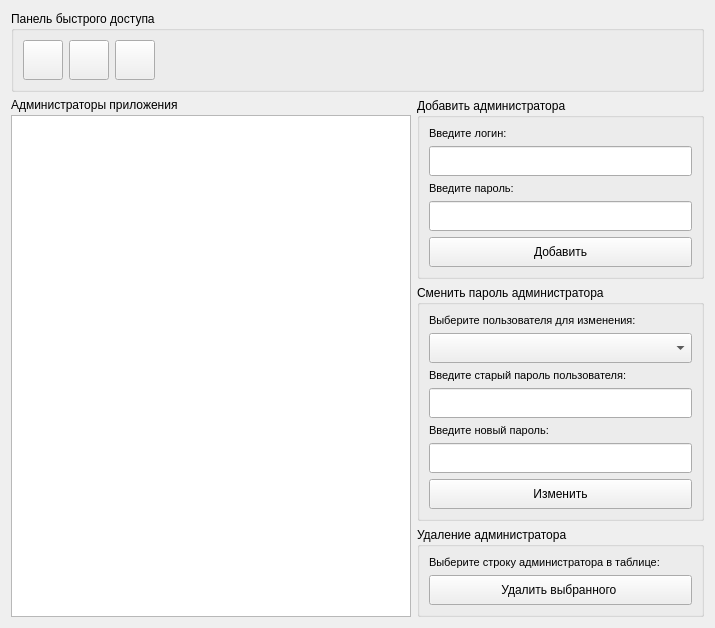
      <widget class="QWidget" name="tabSettings">
       <attribute name="title">
        <string>Настройки</string>
       </attribute>
       <layout class="QVBoxLayout" name="verticalLayout_15">
        <item>
         <widget class="QGroupBox" name="groupBox_5">
          <property name="minimumSize">
           <size>
            <width>0</width>
            <height>80</height>
           </size>
          </property>
          <property name="title">
           <string>Панель быстрого доступа</string>
          </property>
          <layout class="QHBoxLayout" name="horizontalLayout_3">
           <item>
            <widget class="QPushButton" name="pushButton_5">
             <property name="minimumSize">
              <size>
               <width>40</width>
               <height>40</height>
              </size>
             </property>
             <property name="maximumSize">
              <size>
               <width>40</width>
               <height>40</height>
              </size>
             </property>
             <property name="toolTip">
              <string>Обратить с тех поддержку</string>
             </property>
             <property name="text">
              <string/>
             </property>
             <property name="icon">
              <iconset resource="../../Resources/img.qrc">
               <normaloff>:/icons/img/support.png</normaloff>:/icons/img/support.png</iconset>
             </property>
             <property name="iconSize">
              <size>
               <width>25</width>
               <height>25</height>
              </size>
             </property>
            </widget>
           </item>
           <item>
            <widget class="QPushButton" name="pushButton_6">
             <property name="minimumSize">
              <size>
               <width>40</width>
               <height>40</height>
              </size>
             </property>
             <property name="maximumSize">
              <size>
               <width>40</width>
               <height>40</height>
              </size>
             </property>
             <property name="text">
              <string/>
             </property>
             <property name="icon">
              <iconset resource="../../Resources/img.qrc">
               <normaloff>:/icons/img/font.png</normaloff>:/icons/img/font.png</iconset>
             </property>
             <property name="iconSize">
              <size>
               <width>25</width>
               <height>25</height>
              </size>
             </property>
            </widget>
           </item>
           <item>
            <widget class="QPushButton" name="pushButton_7">
             <property name="minimumSize">
              <size>
               <width>40</width>
               <height>40</height>
              </size>
             </property>
             <property name="text">
              <string/>
             </property>
            </widget>
           </item>
           <item>
            <spacer name="horizontalSpacer_2">
             <property name="orientation">
              <enum>Qt::Horizontal</enum>
             </property>
             <property name="sizeHint" stdset="0">
              <size>
               <width>537</width>
               <height>20</height>
              </size>
             </property>
            </spacer>
           </item>
          </layout>
         </widget>
        </item>
        <item>
         <layout class="QHBoxLayout" name="horizontalLayout_4">
          <item>
           <layout class="QVBoxLayout" name="verticalLayout_3">
            <property name="spacing">
             <number>3</number>
            </property>
            <item>
             <widget class="QLabel" name="label_2">
              <property name="text">
               <string>Администраторы приложения</string>
              </property>
             </widget>
            </item>
            <item>
             <widget class="QTableView" name="tableAdministrators">
              <property name="enabled">
               <bool>true</bool>
              </property>
              <property name="minimumSize">
               <size>
                <width>400</width>
                <height>0</height>
               </size>
              </property>
              <property name="editTriggers">
               <set>QAbstractItemView::NoEditTriggers</set>
              </property>
              <property name="gridStyle">
               <enum>Qt::SolidLine</enum>
              </property>
             </widget>
            </item>
           </layout>
          </item>
          <item>
           <widget class="QWidget" name="widget_2" native="true">
            <property name="minimumSize">
             <size>
              <width>250</width>
              <height>0</height>
             </size>
            </property>
            <property name="maximumSize">
             <size>
              <width>400</width>
              <height>16777215</height>
             </size>
            </property>
            <layout class="QVBoxLayout" name="verticalLayout_10">
             <property name="leftMargin">
              <number>0</number>
             </property>
             <property name="topMargin">
              <number>0</number>
             </property>
             <property name="rightMargin">
              <number>0</number>
             </property>
             <property name="bottomMargin">
              <number>0</number>
             </property>
             <item>
              <widget class="QGroupBox" name="groupBox_6">
               <property name="title">
                <string>Добавить администратора</string>
               </property>
               <layout class="QVBoxLayout" name="verticalLayout_11">
                <item>
                 <widget class="QLabel" name="label_3">
                  <property name="font">
                   <font>
                    <pointsize>8</pointsize>
                   </font>
                  </property>
                  <property name="text">
                   <string>Введите логин:</string>
                  </property>
                 </widget>
                </item>
                <item>
                 <widget class="QLineEdit" name="editAdminLogin">
                  <property name="minimumSize">
                   <size>
                    <width>0</width>
                    <height>30</height>
                   </size>
                  </property>
                  <property name="maxLength">
                   <number>24</number>
                  </property>
                 </widget>
                </item>
                <item>
                 <widget class="QLabel" name="label_4">
                  <property name="font">
                   <font>
                    <pointsize>8</pointsize>
                   </font>
                  </property>
                  <property name="text">
                   <string>Введите пароль:</string>
                  </property>
                 </widget>
                </item>
                <item>
                 <widget class="QLineEdit" name="editAdminPassword">
                  <property name="minimumSize">
                   <size>
                    <width>0</width>
                    <height>30</height>
                   </size>
                  </property>
                  <property name="maxLength">
                   <number>24</number>
                  </property>
                  <property name="echoMode">
                   <enum>QLineEdit::Password</enum>
                  </property>
                 </widget>
                </item>
                <item>
                 <widget class="QPushButton" name="btnAddAdmin">
                  <property name="minimumSize">
                   <size>
                    <width>0</width>
                    <height>30</height>
                   </size>
                  </property>
                  <property name="text">
                   <string>Добавить</string>
                  </property>
                  <property name="icon">
                   <iconset resource="../../Resources/img.qrc">
                    <normaloff>:/icons/img/add.png</normaloff>:/icons/img/add.png</iconset>
                  </property>
                 </widget>
                </item>
               </layout>
               <zorder>editAdminLogin</zorder>
               <zorder>editAdminPassword</zorder>
               <zorder>btnAddAdmin</zorder>
               <zorder>label_3</zorder>
               <zorder>label_4</zorder>
              </widget>
             </item>
             <item>
              <widget class="QGroupBox" name="groupBox_7">
               <property name="title">
                <string>Сменить пароль администратора</string>
               </property>
               <layout class="QVBoxLayout" name="verticalLayout_12">
                <item>
                 <widget class="QLabel" name="label_5">
                  <property name="font">
                   <font>
                    <pointsize>8</pointsize>
                   </font>
                  </property>
                  <property name="text">
                   <string>Выберите пользователя для изменения:</string>
                  </property>
                 </widget>
                </item>
                <item>
                 <widget class="QComboBox" name="cbxAdminsLogin">
                  <property name="minimumSize">
                   <size>
                    <width>0</width>
                    <height>30</height>
                   </size>
                  </property>
                 </widget>
                </item>
                <item>
                 <widget class="QLabel" name="label_6">
                  <property name="font">
                   <font>
                    <pointsize>8</pointsize>
                   </font>
                  </property>
                  <property name="text">
                   <string>Введите старый пароль пользователя:</string>
                  </property>
                 </widget>
                </item>
                <item>
                 <widget class="QLineEdit" name="editAdminOldPassword">
                  <property name="minimumSize">
                   <size>
                    <width>0</width>
                    <height>30</height>
                   </size>
                  </property>
                  <property name="maxLength">
                   <number>24</number>
                  </property>
                  <property name="echoMode">
                   <enum>QLineEdit::Password</enum>
                  </property>
                 </widget>
                </item>
                <item>
                 <widget class="QLabel" name="label_7">
                  <property name="font">
                   <font>
                    <pointsize>8</pointsize>
                   </font>
                  </property>
                  <property name="text">
                   <string>Введите новый пароль:</string>
                  </property>
                 </widget>
                </item>
                <item>
                 <widget class="QLineEdit" name="editAdminNewPassword">
                  <property name="minimumSize">
                   <size>
                    <width>0</width>
                    <height>30</height>
                   </size>
                  </property>
                  <property name="maxLength">
                   <number>24</number>
                  </property>
                  <property name="echoMode">
                   <enum>QLineEdit::Password</enum>
                  </property>
                 </widget>
                </item>
                <item>
                 <widget class="QPushButton" name="btnChangeAdminPassword">
                  <property name="minimumSize">
                   <size>
                    <width>0</width>
                    <height>30</height>
                   </size>
                  </property>
                  <property name="text">
                   <string>Изменить</string>
                  </property>
                  <property name="icon">
                   <iconset resource="../../Resources/img.qrc">
                    <normaloff>:/icons/img/password.png</normaloff>:/icons/img/password.png</iconset>
                  </property>
                 </widget>
                </item>
               </layout>
              </widget>
             </item>
             <item>
              <widget class="QGroupBox" name="groupBox_8">
               <property name="title">
                <string>Удаление администратора</string>
               </property>
               <layout class="QVBoxLayout" name="verticalLayout_9">
                <item>
                 <widget class="QLabel" name="label_8">
                  <property name="font">
                   <font>
                    <pointsize>8</pointsize>
                   </font>
                  </property>
                  <property name="text">
                   <string>Выберите строку администратора в таблице:</string>
                  </property>
                 </widget>
                </item>
                <item>
                 <widget class="QPushButton" name="btnRemoveAdmin">
                  <property name="minimumSize">
                   <size>
                    <width>0</width>
                    <height>30</height>
                   </size>
                  </property>
                  <property name="text">
                   <string>Удалить выбранного </string>
                  </property>
                  <property name="icon">
                   <iconset resource="../../Resources/img.qrc">
                    <normaloff>:/icons/img/delete.png</normaloff>:/icons/img/delete.png</iconset>
                  </property>
                 </widget>
                </item>
               </layout>
              </widget>
             </item>
             <item>
              <spacer name="verticalSpacer">
               <property name="orientation">
                <enum>Qt::Vertical</enum>
               </property>
               <property name="sizeHint" stdset="0">
                <size>
                 <width>20</width>
                 <height>0</height>
                </size>
               </property>
              </spacer>
             </item>
            </layout>
           </widget>
          </item>
         </layout>
        </item>
       </layout>
      </widget>
